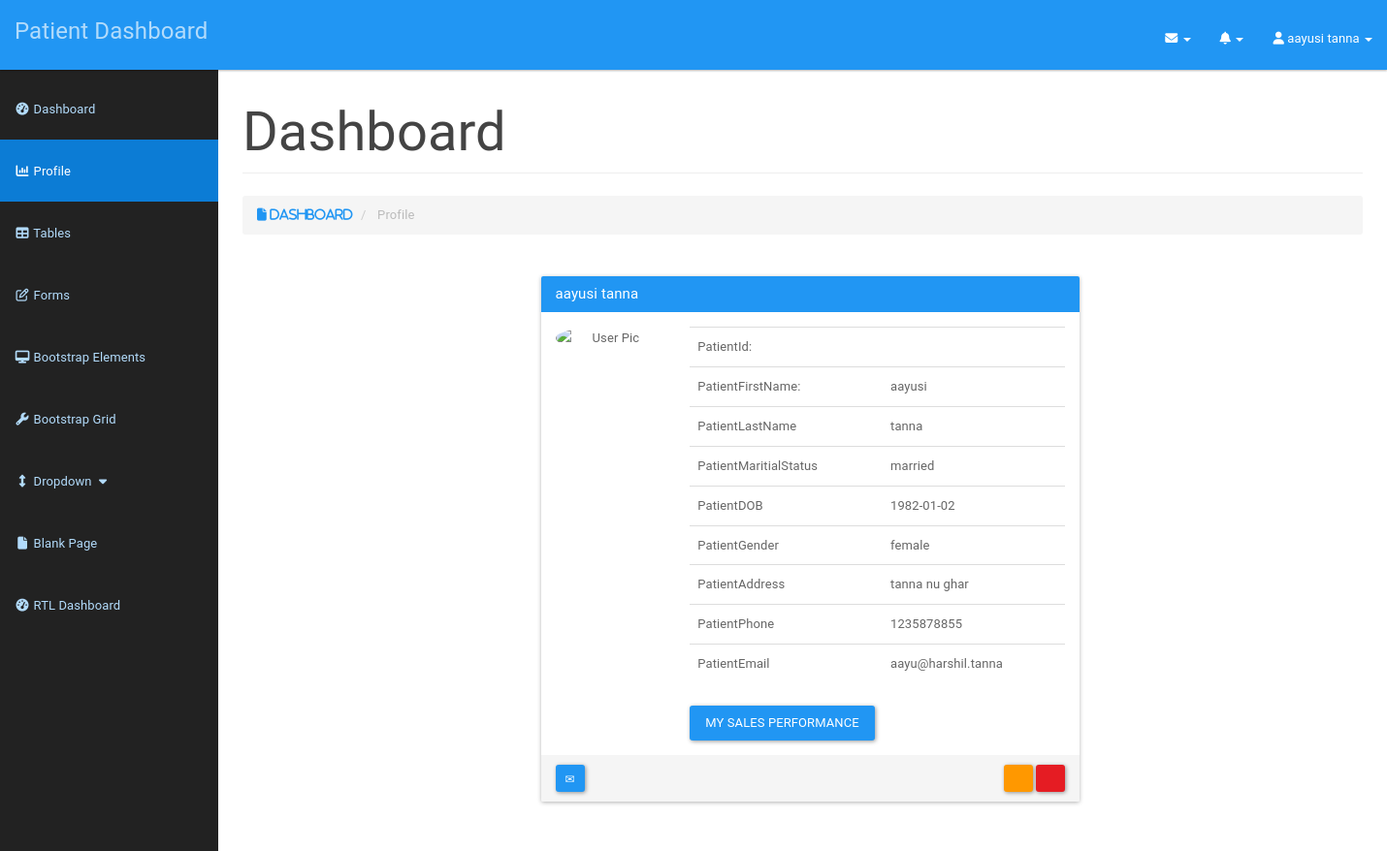
Screenshot of /patient/patientprofile.php (signed in) with the database file from the repository.
### tables this page shows
CREATE TABLE `patient` (
  `icPatient` bigint(12) NOT NULL,
  `password` varchar(20) NOT NULL,
  `patientFirstName` varchar(20) NOT NULL,
  `patientLastName` varchar(20) NOT NULL,
  `patientMaritialStatus` varchar(10) NOT NULL,
  `patientDOB` date NOT NULL,
  `patientGender` varchar(10) NOT NULL,
  `patientAddress` varchar(100) NOT NULL,
  `patientPhone` varchar(15) NOT NULL,
  `patientEmail` varchar(100) NOT NULL
);

### patient/patientprofile.php (the view, shortened to what this page needs)
<?php
include_once '../assets/conn/dbconnect.php';
$res=mysqli_query($con,"SELECT * FROM patient WHERE icPatient=".$_SESSION['patientSession']);
$userRow=mysqli_fetch_array($res,MYSQLI_ASSOC);
?>
<!DOCTYPE html>
<html lang="en">
    <head>
        <link href="assets/css/style.css" rel="stylesheet">
        <link href="assets/css/material.css" rel="stylesheet">
        <link href="assets/css/sb-admin.css" rel="stylesheet">
        <link href="assets/font-awesome/css/font-awesome.min.css" rel="stylesheet" type="text/css">
    </head>
    <body>
        <div id="wrapper">
            <nav class="navbar navbar-inverse navbar-fixed-top" role="navigation">
                <div class="navbar-header">
                    <a class="navbar-brand" href="patientdashboard.html">Patient Dashboard</a>
                </div>
                <ul class="nav navbar-right top-nav">
                    <li class="dropdown">
                        <a href="#" class="dropdown-toggle" data-toggle="dropdown"><i class="fa fa-envelope"></i> <b class="caret"></b></a>
                    </li>
                    <li class="dropdown">
                        <a href="#" class="dropdown-toggle" data-toggle="dropdown"><i class="fa fa-bell"></i> <b class="caret"></b></a>
                    </li>
                    <li class="dropdown">
                        <a href="#" class="dropdown-toggle" data-toggle="dropdown"><i class="fa fa-user"></i> <?php echo $userRow['patientFirstName']; ?> <?php echo $userRow['patientLastName']; ?> <b class="caret"></b></a>
                    </li>
                </ul>
                <div class="collapse navbar-collapse navbar-ex1-collapse">
                    <ul class="nav navbar-nav side-nav">
                        <li>
                            <a href="patientdashboard.php"><i class="fa fa-fw fa-dashboard"></i> Dashboard</a>
                        </li>
                        <li class="active">
                            <a href="patientprofile.php"><i class="fa fa-fw fa-bar-chart-o"></i> Profile</a>
                        </li>
                        <li>
                            <a href="tables.html"><i class="fa fa-fw fa-table"></i> Tables</a>
                        </li>
                        <li>
                            <a href="forms.html"><i class="fa fa-fw fa-edit"></i> Forms</a>
                        </li>
                        <li>
                            <a href="bootstrap-elements.html"><i class="fa fa-fw fa-desktop"></i> Bootstrap Elements</a>
                        </li>
                        <li>
                            <a href="bootstrap-grid.html"><i class="fa fa-fw fa-wrench"></i> Bootstrap Grid</a>
                        </li>
                        <li>
                            <a href="javascript:;" data-toggle="collapse" data-target="#demo"><i class="fa fa-fw fa-arrows-v"></i> Dropdown <i class="fa fa-fw fa-caret-down"></i></a>
                        </li>
                        <li>
                            <a href="blank-page.html"><i class="fa fa-fw fa-file"></i> Blank Page</a>
                        </li>
                        <li>
                            <a href="patientdashboard-rtl.html"><i class="fa fa-fw fa-dashboard"></i> RTL Dashboard</a>
                        </li>
                    </ul>
                </div>
            </nav>
            <div id="page-wrapper">
                <div class="container-fluid">
                    <div class="row">
                        <div class="col-lg-12">
                            <h1 class="page-header">
                            Dashboard
                            </h1>
                            <ol class="breadcrumb">
                                <li class="active">
                                    <a href="patientdashboard.php"><i class="fa fa-file"> Dashboard</a></i>
                                </li>
                                <li class="active"> Profile</li>
                            </ol>
                        </div>
                    </div>
                    <div class="container">
                        <div class="row">
                            <div class="col-xs-12 col-sm-12 col-md-6 col-lg-6 col-xs-offset-0 col-sm-offset-0 col-md-offset-3 col-lg-offset-3 toppad" >
                                <div class="panel panel-info">
                                    <div class="panel-heading">
                                        <h3 class="panel-title"><?php echo $userRow['patientFirstName']; ?> <?php echo $userRow['patientLastName']; ?></h3>
                                    </div>
                                    <div class="panel-body">
                                        <div class="row">
                                            <div class="col-md-3 col-lg-3 " align="center"> <img alt="User Pic" src="http://www.readingfc.co.uk/images/common/bg_player_profile_default_big.png" class="img-circle img-responsive"> </div>
                                            <form action="<?php echo $editFormAction; ?>" method="post" name="form1" id="form1">
                                                <div class=" col-md-9 col-lg-9 ">
                                                    <table class="table table-user-information" align="center">
                                                        <tbody>
                                                            <tr>
                                                                <td>PatientId:</td>
                                                                <td><?php echo $userRow['patientId']; ?></td>
                                                            </tr>
                                                            <tr>
                                                                <td>PatientFirstName:</td>
                                                                <td><?php echo $userRow['patientFirstName']; ?></td>
                                                            </tr>
                                                            <tr>
                                                                <td>PatientLastName</td>
                                                                <td><?php echo $userRow['patientLastName']; ?></td>
                                                            </tr>
                                                            <tr>
                                                                <td>PatientMaritialStatus</td>
                                                                <td><?php echo $userRow['patientMaritialStatus']; ?></td>
                                                            </tr>
                                                            <tr>
                                                                <td>PatientDOB</td>
                                                                <td><?php echo $userRow['patientDOB']; ?></td>
                                                            </tr>
                                                            <tr>
                                                                <td>PatientGender</td>
                                                                <td><?php echo $userRow['patientGender']; ?></td>
                                                            </tr>
                                                            <tr>
                                                                <td>PatientAddress</td>
                                                                <td><?php echo $userRow['patientAddress']; ?>
                                                                </td>
                                                            </tr>
                                                            <tr>
                                                                <td>PatientPhone</td>
                                                                <td><?php echo $userRow['patientPhone']; ?>
                                                                </td>
                                                            </tr>
                                                            <tr>
                                                                <td>PatientEmail</td>
                                                                <td><?php echo $userRow['patientEmail']; ?>
                                                                </td>
                                                            </tr>
                                                        </tbody>
                                                    </table>
                                                    <a href="#" class="btn btn-primary">My Sales Performance</a>
                                                </div>
                                            </form>
                                            </div>
                                        </div>
                                        <div class="panel-footer">
                                            <a data-original-title="Broadcast Message" data-toggle="tooltip" type="button" class="btn btn-sm btn-primary"><i class="glyphicon glyphicon-envelope"></i></a>
                                            <span class="pull-right">
                                                <a href="edit.html" data-original-title="Edit this user" data-toggle="tooltip" type="button" class="btn btn-sm btn-warning"><i class="glyphicon glyphicon-edit"></i></a>
                                                <a data-original-title="Remove this user" data-toggle="tooltip" type="button" class="btn btn-sm btn-danger"><i class="glyphicon glyphicon-remove"></i></a>
                                            </span>
                                        </div>
                                    </div>
                                </div>
                            </div>
                        </div>
                    </div>
                </div>
            </div>
        </body>
    </html>

### patient/assets/css/style.css (style rules this page uses)
.table-user-information > tbody > tr { border-top: 1px solid rgb(221, 221, 221); }
.table-user-information > tbody > tr:first-child { border-top: 0; }
.table-user-information > tbody > tr > td { border-top: 0; }
.toppad { margin-top: 20px; }
.col-lg-3 { padding-left: 20px; }
.panel-info > .panel-heading { background-color: #2196F3 !important; }

### patient/assets/css/sb-admin.css (style rules this page uses)
body { margin-top: 100px; background-color: #222; }
@media (min-width:768px) { body { margin-top: 50px; } }
#wrapper { padding-left: 0; }
#page-wrapper { min-height: 900px !important; width: 100%; padding: 0; background-color: #fff; }
@media (min-width:768px) { #wrapper { padding-left: 225px; } }
@media (min-width:768px) { #page-wrapper { padding: 10px; } }
.top-nav { padding: 0 15px; }
.top-nav>li { display: inline-block; float: left; }
.top-nav>li>a { padding-top: 17px; padding-bottom: 10px; line-height: 45px; color: white; }
@media (min-width:768px) { .side-nav { position: fixed; top: 80px; left: 225px; width: 225px; margin-left: -225px; border: none; border-radius: 0; overflow-y: auto; background-color: #222; bottom: 0; overflow-x: hidden; padding-bottom: 40px; } }
@media (min-width:768px) { .side-nav>li>a { width: 225px; } }

### rows the page displays
patient: patientFirstName "aayusi", patientLastName "tanna", patientMaritialStatus "married", patientDOB "1982-01-02", patientGender "female", patientAddress "tanna nu ghar", patientPhone "1235878855", patientEmail "aayu@harshil.tanna"
